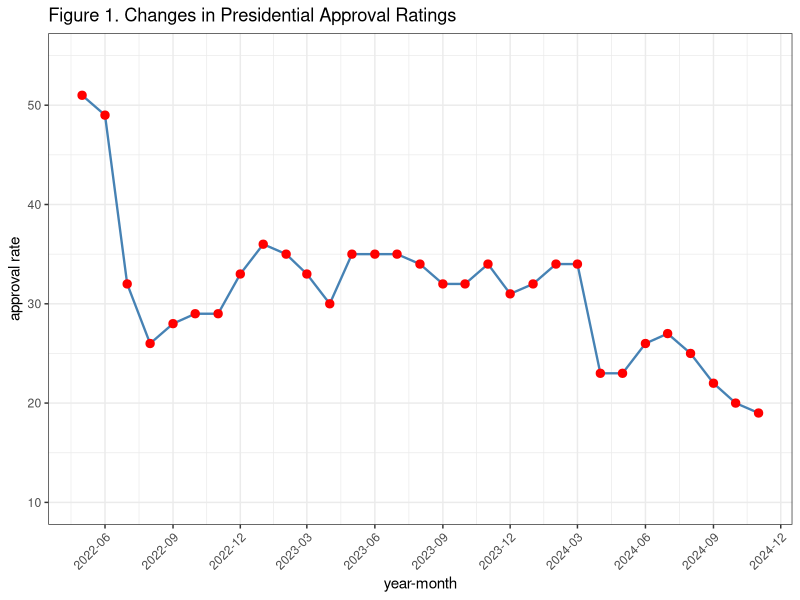

Generate this figure with R:
library(tidyverse)

# ── 1. 데이터 로드 & 전처리 ─────────────────────────────────
dat <- read.csv("data.csv", stringsAsFactors = FALSE)
dat <- dat[!is.na(dat$year) & dat$year != "", ]

dat <- transform(dat,
  year              = as.integer(year),
  month             = as.integer(month),
  kospi             = as.numeric(gsub(",", "", kospi)),
  approval_rate     = as.numeric(approval_rate),
  cpi               = as.numeric(cpi),
  unemployment_rate = as.numeric(unemployment_rate),
  interest_rate     = as.numeric(interest_rate),
  ccsi              = as.numeric(ccsi),
  scandal_presence  = as.integer(scandal_presence),
  scandal_type      = as.integer(scandal_type),
  date              = as.Date(paste(year, month, "01", sep = "-"))
)

# ── 2. Table 3: 기술통계 ────────────────────────────────────
cat("\n")
cat("================================================================\n")
cat(" Table 3. Descriptive Statistics of Variables (2022.05~2024.11)\n")
cat("================================================================\n")
cat(sprintf("%-30s %8s %8s %8s %8s\n", "Variable", "Min", "Max", "Mean", "SD"))
cat(sprintf("%s\n", strrep("-", 66)))

vars   <- c("approval_rate","cpi","unemployment_rate","kospi","interest_rate","ccsi")
labels <- c("Presidential Approval Rate","Consumer Price Index (CPI)",
            "Unemployment Rate","KOSPI","Interest Rate","CCSI")

for (i in seq_along(vars)) {
  x <- dat[, vars[i]]
  cat(sprintf("%-30s %8.2f %8.2f %8.2f %8.2f\n",
              labels[i], min(x, na.rm = TRUE), max(x, na.rm = TRUE),
              mean(x, na.rm = TRUE), sd(x, na.rm = TRUE)))
}
cat(sprintf("%s\n\n", strrep("-", 66)))

# ── 3. 회귀분석 데이터 준비 ──────────────────────────────────
dat_m <- subset(dat,
                !is.na(approval_rate) &
                !is.na(cpi) &
                !is.na(unemployment_rate) &
                !is.na(kospi) &
                !is.na(interest_rate) &
                !is.na(ccsi))

dat_t <- subset(dat_m, !is.na(scandal_type))

# ── 4. 모형 추정 ─────────────────────────────────────────────
m1 <- lm(approval_rate ~ cpi + unemployment_rate + kospi + interest_rate + ccsi,
         data = dat_m)

m2 <- lm(approval_rate ~ cpi + unemployment_rate + kospi + interest_rate + ccsi
         + scandal_presence,
         data = dat_m)

m3 <- lm(approval_rate ~ cpi + unemployment_rate + kospi + interest_rate + ccsi
         + scandal_presence
         + cpi:scandal_presence + unemployment_rate:scandal_presence
         + kospi:scandal_presence + interest_rate:scandal_presence
         + ccsi:scandal_presence,
         data = dat_m)

m4 <- lm(approval_rate ~ cpi + unemployment_rate + kospi + interest_rate + ccsi
         + scandal_type,
         data = dat_t)

m5 <- lm(approval_rate ~ cpi + unemployment_rate + kospi + interest_rate + ccsi
         + scandal_type
         + cpi:scandal_type + unemployment_rate:scandal_type
         + kospi:scandal_type + interest_rate:scandal_type
         + ccsi:scandal_type,
         data = dat_t)

# ── 5. Table 4: 회귀분석 결과 ───────────────────────────────
models     <- list(m1, m2, m3, m4, m5)
all_terms  <- c("(Intercept)", "cpi", "unemployment_rate", "kospi",
                "interest_rate", "ccsi", "scandal_presence", "scandal_type",
                "cpi:scandal_presence", "unemployment_rate:scandal_presence",
                "cpi:scandal_type", "unemployment_rate:scandal_type")
row_labels <- c("(Intercept)", "cpi", "unemployment_rate", "kospi",
                "interest_rate", "ccsi", "scandal_presence", "scandal_type",
                "cpi x scandal_presence", "unemployment_rate x scandal_presence",
                "cpi x scandal_type", "unemployment_rate x scandal_type")

col_w  <- 22
header <- sprintf("%-32s", "Variable")
for (i in 1:5) header <- paste0(header, sprintf("%*s", col_w, paste0("Model ", i)))
sep    <- strrep("=", 32 + col_w * 5)

cat(sep, "\n")
cat(" Table 4. Regression Results Summary\n")
cat(sep, "\n")
cat(header, "\n")
cat(strrep("-", 32 + col_w * 5), "\n")

for (j in seq_along(all_terms)) {
  term <- all_terms[j]
  row  <- sprintf("%-32s", row_labels[j])
  for (m in models) {
    ct <- coef(summary(m))
    if (term %in% rownames(ct)) {
      b   <- ct[term, 1]
      se  <- ct[term, 2]
      p   <- ct[term, 4]
      sig <- ifelse(p < .01, "***", ifelse(p < .05, "**", ifelse(p < .10, "*", "")))
      row <- paste0(row, sprintf("%*s", col_w,
                                 sprintf("%.2f (%.2f)%s", b, se, sig)))
    } else {
      row <- paste0(row, sprintf("%*s", col_w, ""))
    }
  }
  cat(row, "\n")
}

cat(strrep("-", 32 + col_w * 5), "\n")

for (stat in c("N", "R2", "Adj.R2")) {
  row <- sprintf("%-32s", stat)
  for (m in models) {
    val <- switch(stat,
      "N"      = sprintf("%d",    nobs(m)),
      "R2"     = sprintf("%.3f", summary(m)$r.squared),
      "Adj.R2" = sprintf("%.3f", summary(m)$adj.r.squared)
    )
    row <- paste0(row, sprintf("%*s", col_w, val))
  }
  cat(row, "\n")
}
cat(sep, "\n")
cat("Significance codes: * p<.10  ** p<.05  *** p<.01\n\n")

# ── 6. Figure 1: 지지율 추이 ────────────────────────────────
png("figure1_approval.png", width = 800, height = 400, res = 100)

p <- ggplot(dat, aes(x = date, y = approval_rate)) +
  geom_line(color = "steelblue", linewidth = 0.8) +
  geom_point(color = "red", size = 2.5) +
  scale_x_date(date_breaks = "3 months", date_labels = "%Y-%m") +
  scale_y_continuous(limits = c(10, 55), breaks = seq(10, 55, 10)) +
  labs(title = "Figure 1. Changes in Presidential Approval Ratings",
       x = "year-month", y = "approval rate") +
  theme_bw(base_size = 11) +
  theme(axis.text.x = element_text(angle = 45, hjust = 1))

print(p)
dev.off()
cat("Figure 1 저장 완료: figure1_approval.png\n")
